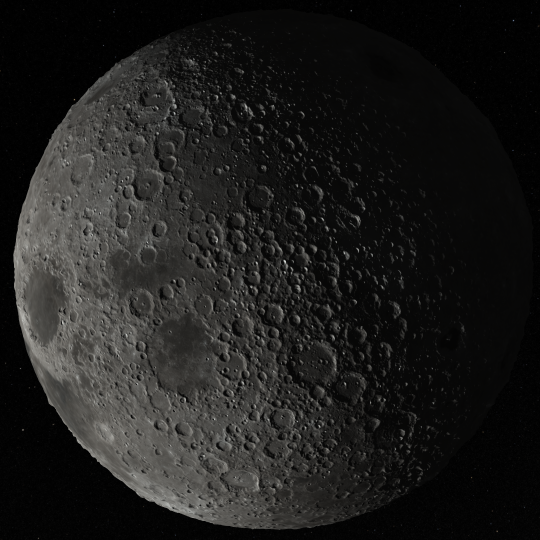
#> input picture documentation/images/normal.png, 1080 x 1080 px, found by its file name (shown at 1/2 size)
$ python reproject_to_polar.py
#> lines starting #> are read from the running program, lines starting #| are printed output that depends on the picture
#> further down, img is the input picture: shape (1080, 1080, 3); mean R, G, B 30.3, 29.9, 28.7
### src/python/util/polar_projection.py
import numpy as np


def equirectangular_to_polar(
    data: np.ndarray,
    max_latitude: float = 90.0,
    is_north: bool = True,
    output_size: int | None = None,
):
    """
    Reproject equirectangular data to a polar projection.

    Parameters
    ----------
    data : ndarray
        Shape (height,width) or (height,width,channels).
        Latitude runs from +90° (top) to -90° (bottom).
        Longitude runs from -180° to +180°.

    max_latitude : float
        Maximum latitude from the pole to include.
        90 -> whole hemisphere
        60 -> down to 30° latitude
        30 -> down to 60° latitude

    is_north : north vs south

    output_size : int
        Width and height of output.
        Default: radius*2 where radius=min(height,width)//2

    Returns
    -------
    ndarray
    """
#> called with max_latitude = 10, is_north = True, output_size = 4096

    if data.ndim == 2:
        data = data[..., None]
        squeeze = True
    else:
        squeeze = False

    height, width, channels = data.shape
#> height = 1080; width = 1080; channels = 3

    if output_size is None:
        output_size = min(height, width)

    out = np.zeros((output_size, output_size, channels), dtype=data.dtype)

    center = (output_size - 1) / 2
    max_radius = center

    yy, xx = np.indices((output_size, output_size))

    dx = xx - center
    dy = yy - center

    radius = np.sqrt(dx**2 + dy**2)

    valid = radius <= max_radius

    # longitude
    lon = np.arctan2(dx, -dy)

    lon_deg = np.degrees(lon)

    # distance from pole
    angular_distance = radius / max_radius * max_latitude

    if is_north:
        lat_deg = 90.0 - angular_distance
    else:
        lat_deg = -90.0 + angular_distance

    # Convert to coordinates
    x = (lon_deg + 180.0) / 360.0 * (width - 1)
    y = (90.0 - lat_deg) / 180.0 * (height - 1)

    x0 = np.floor(x).astype(int)
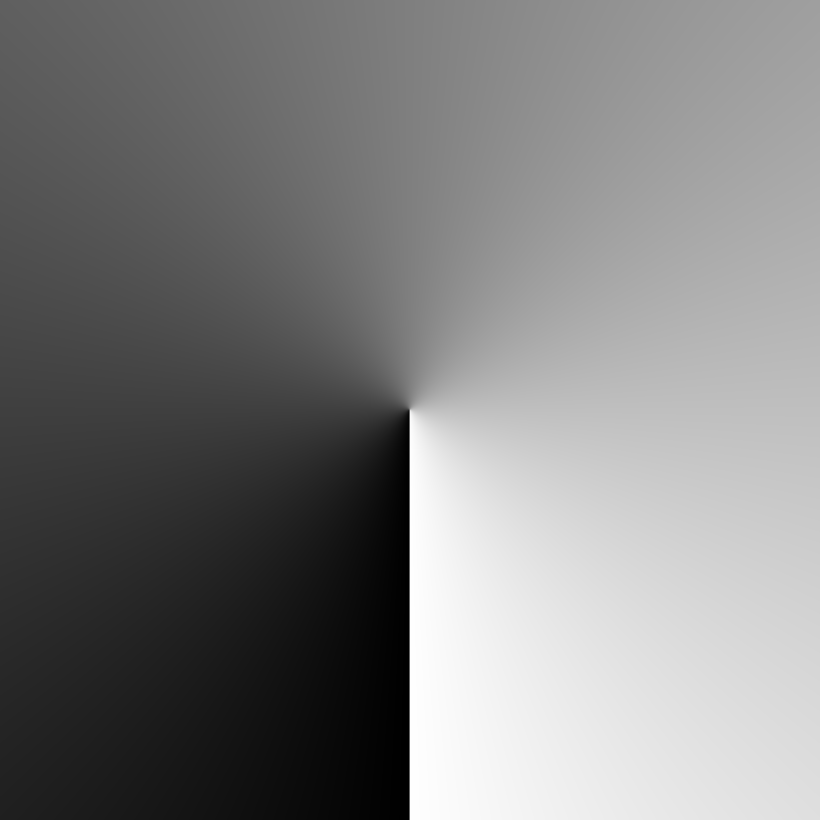
#> x: shape (4096, 4096) float64 (shown at 1/5 size); min 0.0419, max 1079, mean 539.5; drawn with min black and max white
    y0 = np.floor(y).astype(int)
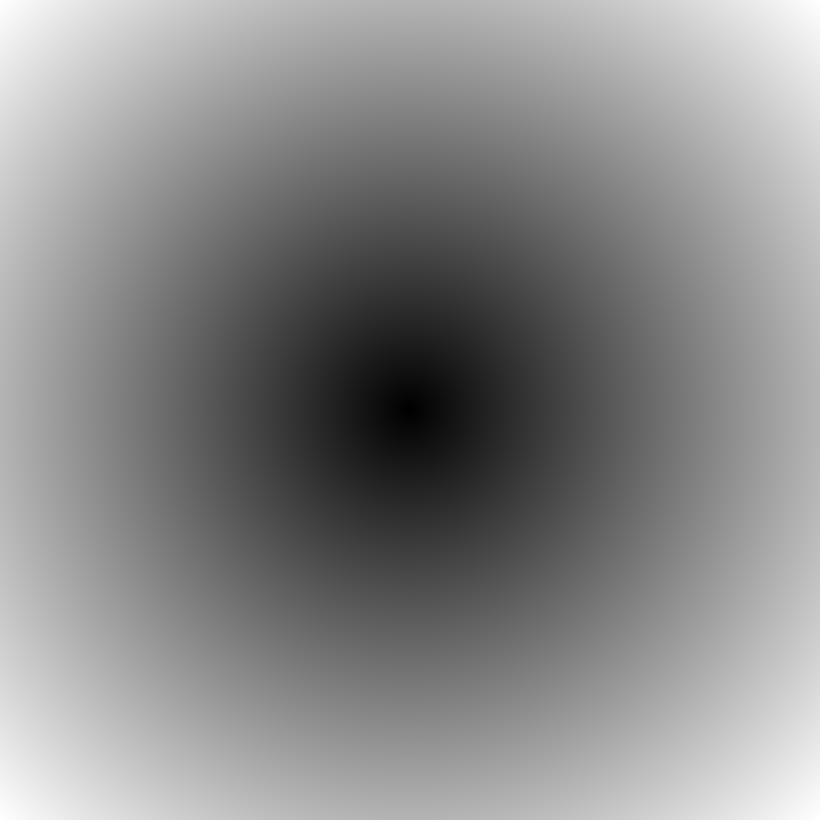
#> y: shape (4096, 4096) float64 (shown at 1/5 size); min 0.0207, max 84.77, mean 45.9; drawn with min black and max white

    x1 = (x0 + 1) % width
    y1 = np.clip(y0 + 1, 0, height - 1)

    wx = x - x0
    wy = y - y0

    x0 %= width
    y0 = np.clip(y0, 0, height - 1)

    for c in range(channels):
        ia = data[y0, x0, c]
        ib = data[y0, x1, c]
        ic = data[y1, x0, c]
        id = data[y1, x1, c]

        out[..., c] = (
            ia * (1 - wx) * (1 - wy)
            + ib * wx * (1 - wy)
            + ic * (1 - wx) * wy
            + id * wx * wy
        )
#> this loop made 1 pass
#> pass 1, in equirectangular_to_polar, `ia = data[y0, x0, c]`:
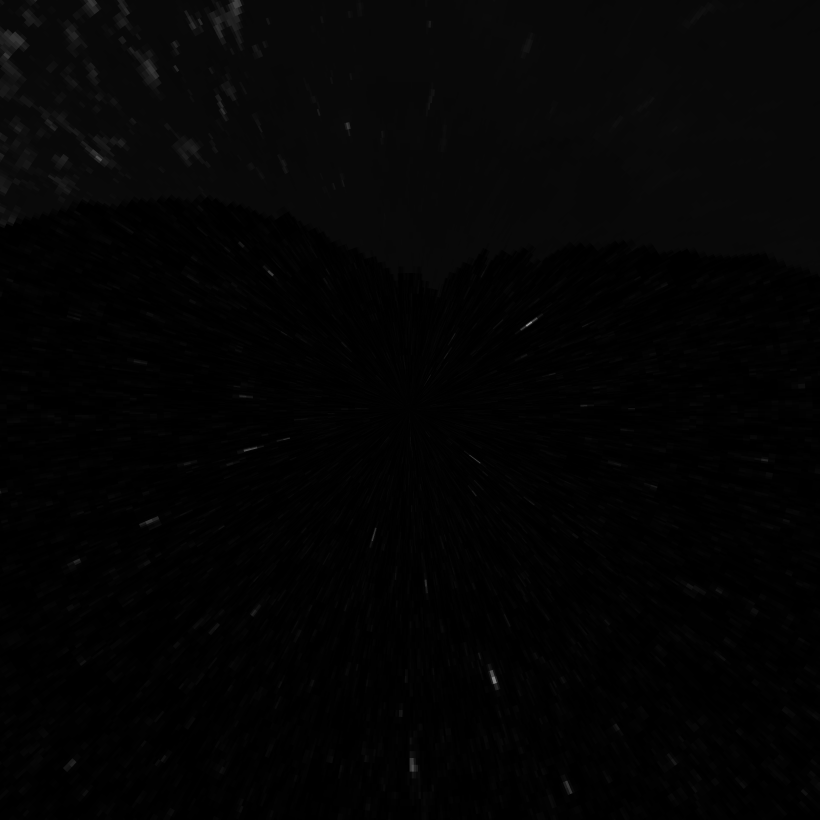
#> ia: shape (4096, 4096) (shown at 1/5 size); min 0, max 175, mean 3.5
#> after the loop: out: shape (4096, 4096, 3); every value is 0

    out[~valid] = 0

    if squeeze:
        out = out[..., 0]

    return out

### src/python/scripts/reproject_to_polar.py
import numpy as np
from PIL import Image

from util.paths import TEXTURES
from util.polar_projection import equirectangular_to_polar


if __name__ == "__main__":
    Image.MAX_IMAGE_PIXELS = 233280000

    img_name = "normal.png"
    img = np.array(Image.open(TEXTURES / "globe" / img_name))

#> (the run stopped early here; a loop or call above may not have finished)

$ run again, with documentation/images/app.png copied over documentation/images/normal.png
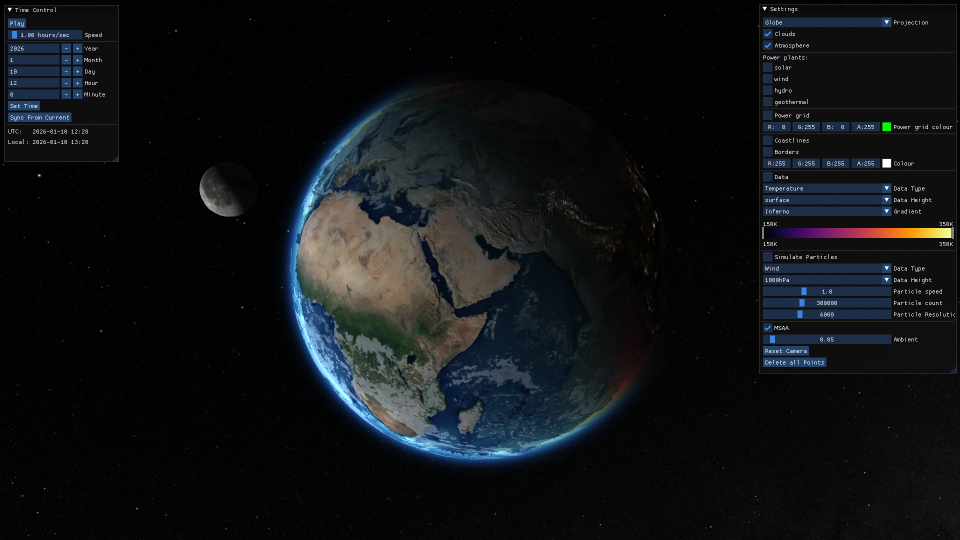
#> input picture documentation/images/app.png, 1920 x 1080 px, found by its file name (shown at 1/2 size)
#> img is the input picture: shape (1080, 1920, 3); mean R, G, B 16.7, 19.1, 21.3
#> the loop in equirectangular_to_polar, `for c in range(channels):` made 1 pass
#> pass 1, in equirectangular_to_polar, `ia = data[y0, x0, c]`:
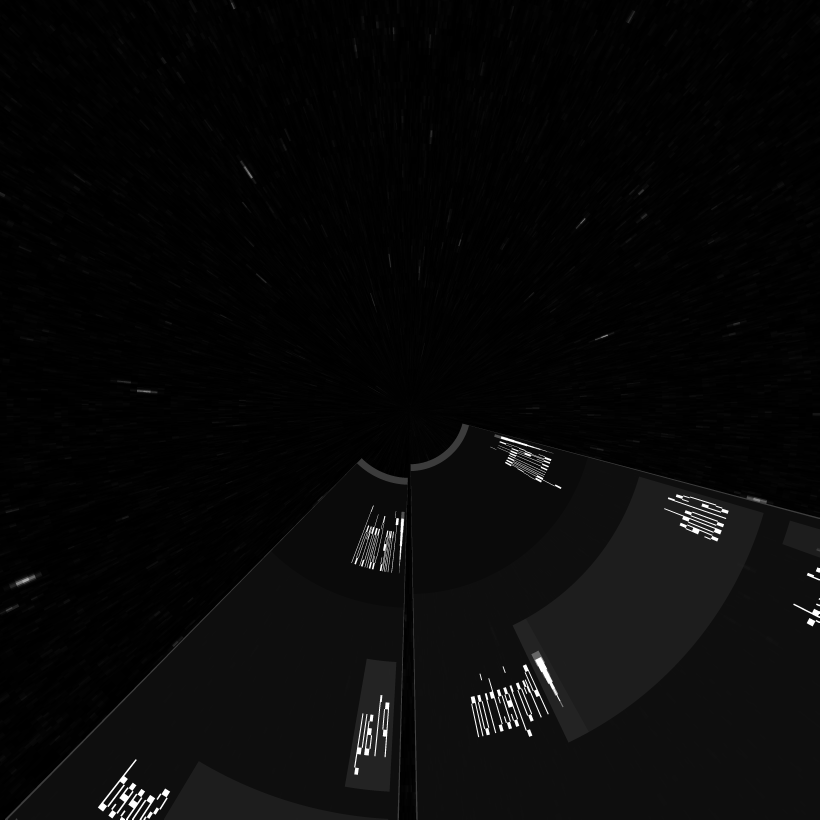
#> ia: shape (4096, 4096) (shown at 1/5 size); min 0, max 255, mean 8.2

$ run again, with documentation/images/measurement_points.png copied over documentation/images/normal.png
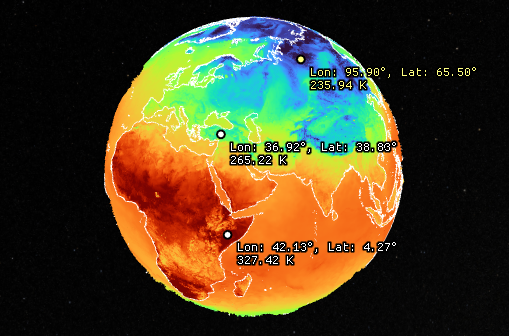
#> input picture documentation/images/measurement_points.png, 509 x 336 px, found by its file name
#> img is the input picture: shape (336, 509, 3); mean R, G, B 74.8, 63.7, 36
#> the loop in equirectangular_to_polar, `for c in range(channels):` made 1 pass
#> pass 1, in equirectangular_to_polar, `ia = data[y0, x0, c]`:
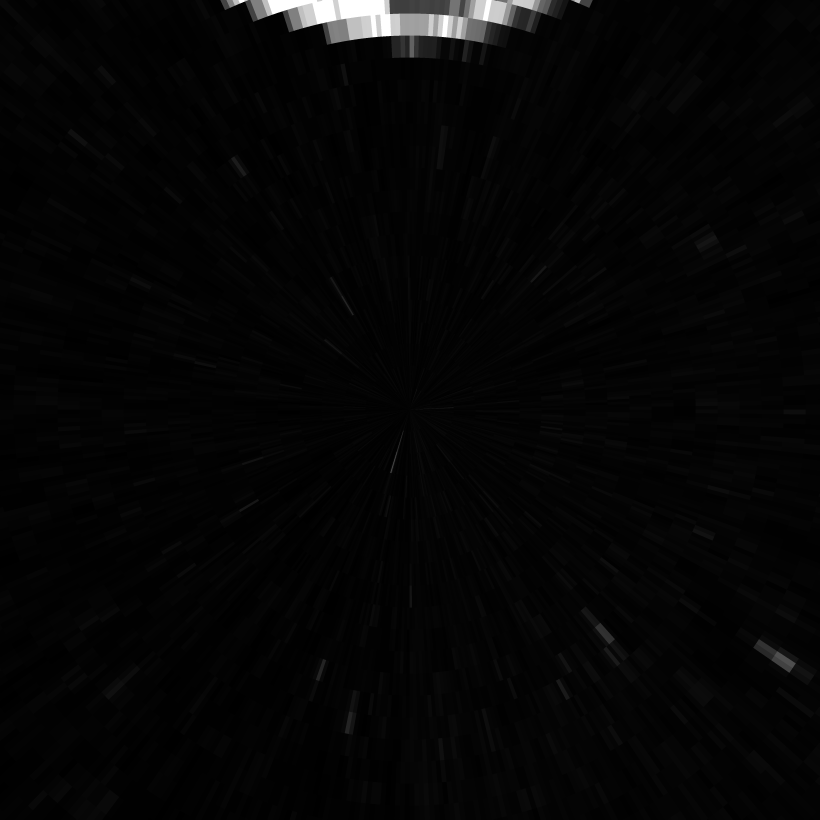
#> ia: shape (4096, 4096) (shown at 1/5 size); min 0, max 255, mean 5.6
#> pass 1, in equirectangular_to_polar, `ic = data[y1, x0, c]`:
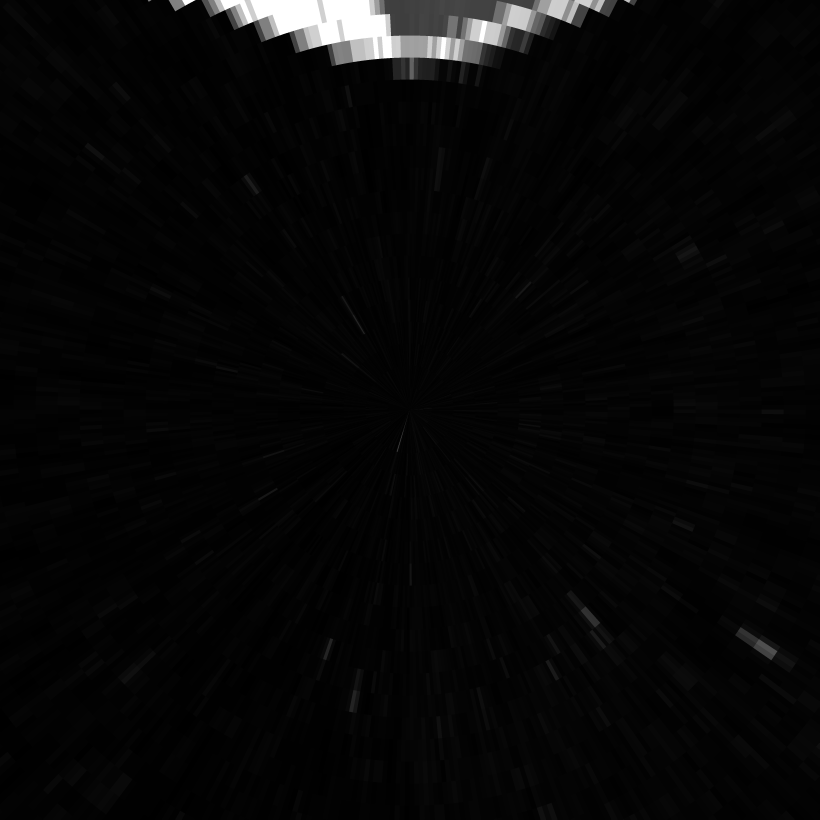
#> ic: shape (4096, 4096) (shown at 1/5 size); min 0, max 255, mean 7.4

$ run again, with documentation/images/precipation.png copied over documentation/images/normal.png
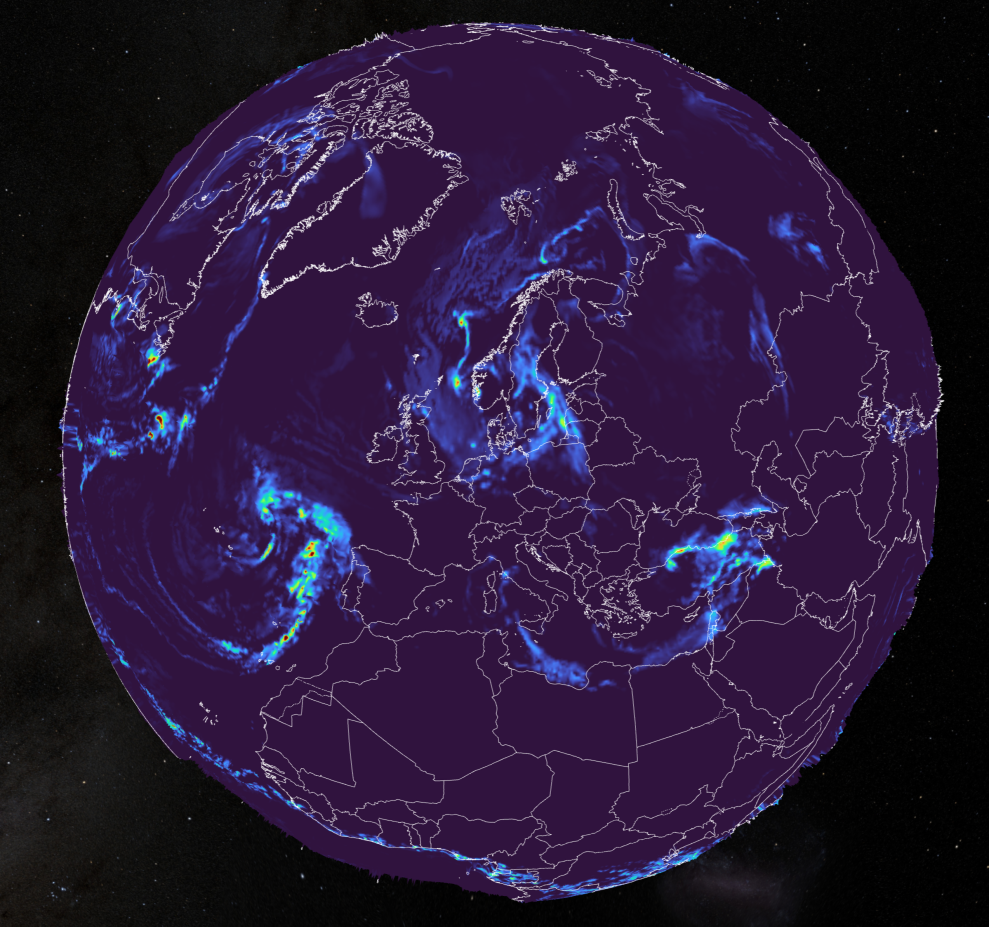
#> input picture documentation/images/precipation.png, 1978 x 1853 px, found by its file name (shown at 1/2 size)
#> img is the input picture: shape (1853, 1978, 4); mean R, G, B, A 39.9, 24.6, 55.3, 255
#> in equirectangular_to_polar, `y0 = np.floor(y).astype(int)`:
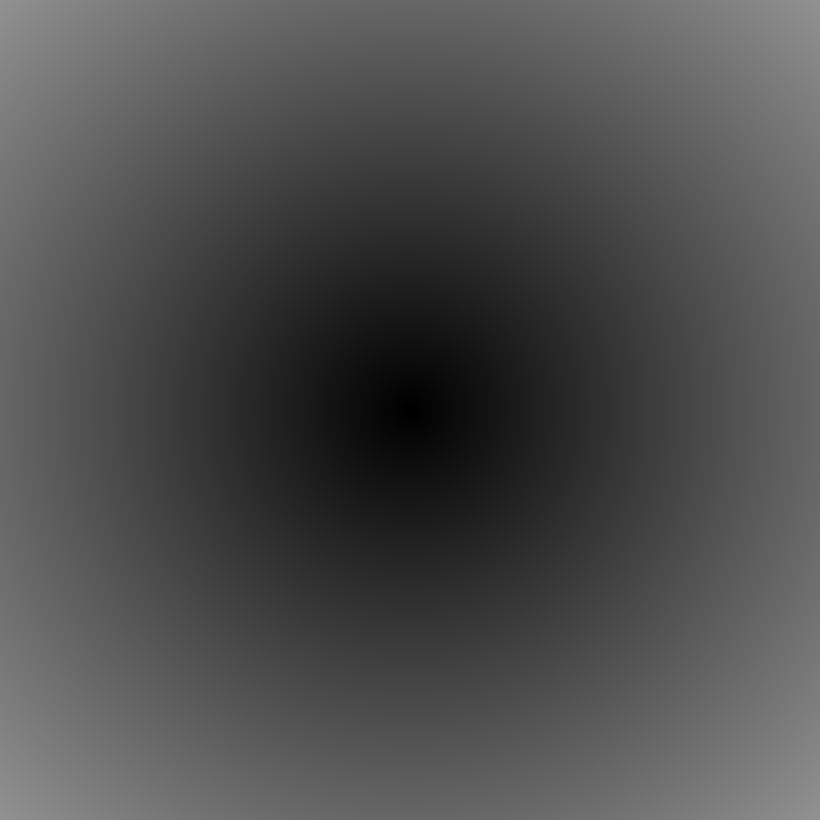
#> y: shape (4096, 4096) float64 (shown at 1/5 size); min 0.0355, max 145.5, mean 78.7
#> the loop in equirectangular_to_polar, `for c in range(channels):` made 1 pass
#> pass 1, in equirectangular_to_polar, `ic = data[y1, x0, c]`:
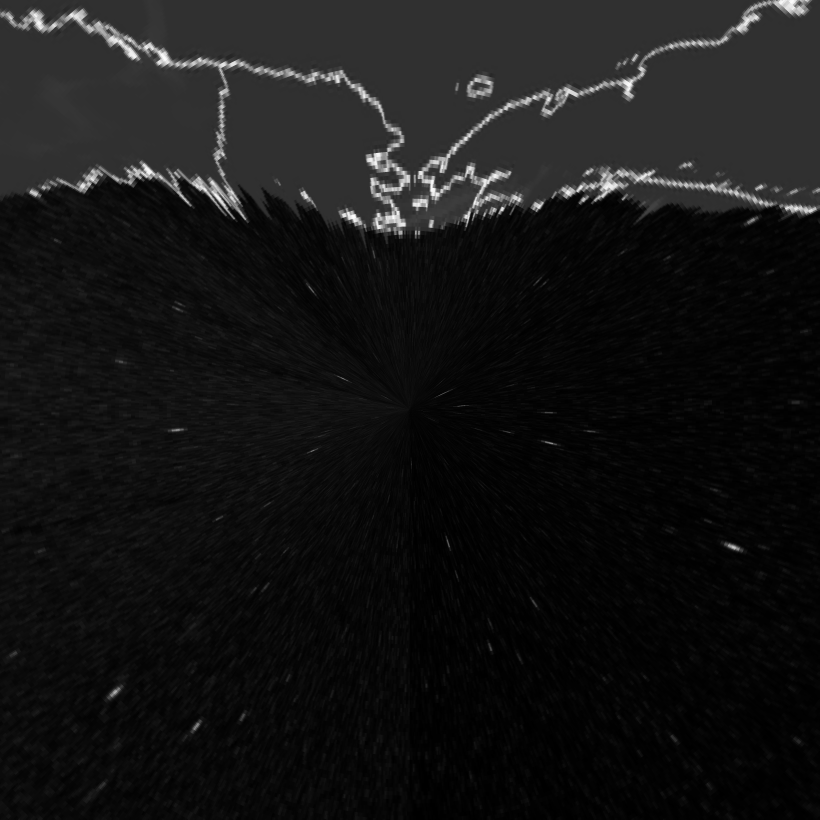
#> ic: shape (4096, 4096) (shown at 1/5 size); min 0, max 254, mean 21.3
